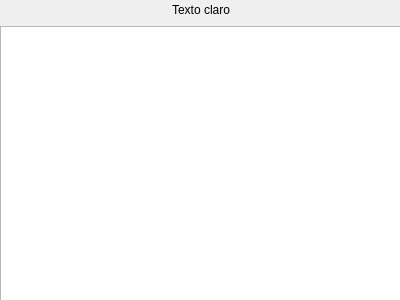
<?xml version="1.0" encoding="UTF-8"?>
<ui version="4.0">
 <class>TextoClaro</class>
 <widget class="QDialog" name="TextoClaro">
  <property name="geometry">
   <rect>
    <x>0</x>
    <y>0</y>
    <width>400</width>
    <height>300</height>
   </rect>
  </property>
  <property name="windowTitle">
   <string>Dialog</string>
  </property>
  <widget class="QWidget" name="">
   <property name="geometry">
    <rect>
     <x>0</x>
     <y>0</y>
     <width>401</width>
     <height>301</height>
    </rect>
   </property>
   <layout class="QVBoxLayout" name="verticalLayout">
    <item>
     <layout class="QHBoxLayout" name="horizontalLayout">
      <item>
       <spacer name="horizontalSpacer">
        <property name="orientation">
         <enum>Qt::Horizontal</enum>
        </property>
        <property name="sizeHint" stdset="0">
         <size>
          <width>40</width>
          <height>20</height>
         </size>
        </property>
       </spacer>
      </item>
      <item>
       <widget class="QLabel" name="label">
        <property name="text">
         <string>Texto claro</string>
        </property>
       </widget>
      </item>
      <item>
       <spacer name="horizontalSpacer_2">
        <property name="orientation">
         <enum>Qt::Horizontal</enum>
        </property>
        <property name="sizeHint" stdset="0">
         <size>
          <width>40</width>
          <height>20</height>
         </size>
        </property>
       </spacer>
      </item>
     </layout>
    </item>
    <item>
     <widget class="QPlainTextEdit" name="plainTextEdit">
      <property name="documentTitle">
       <string>Desencriptación</string>
      </property>
     </widget>
    </item>
   </layout>
  </widget>
 </widget>
 <resources/>
 <connections/>
</ui>
